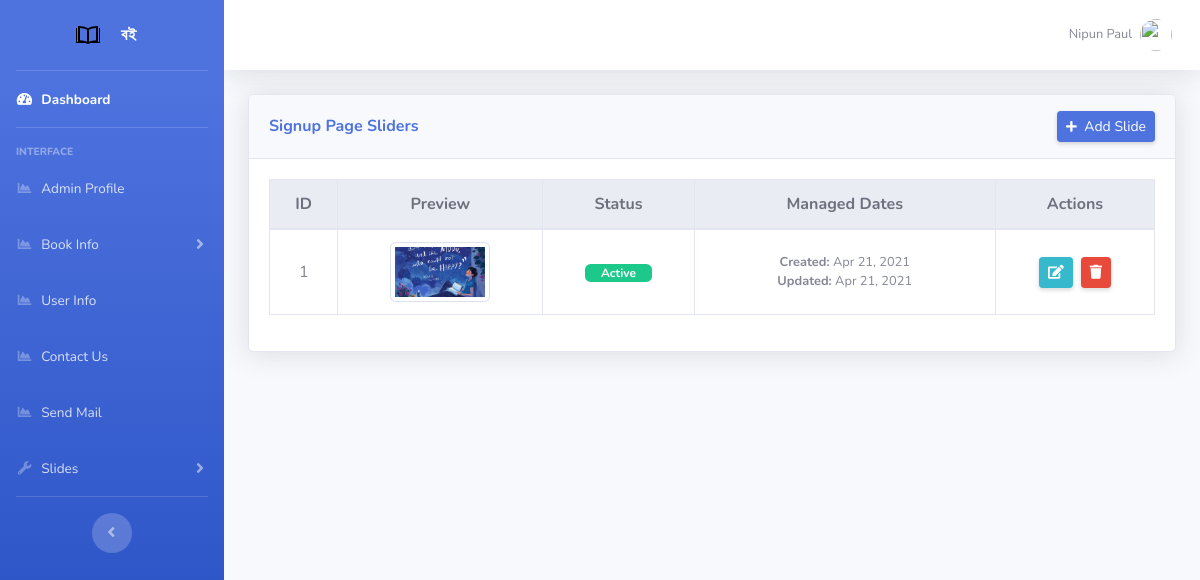
The app's page /admin/slider2.php (signed in) with its own data.
### tables this page shows
CREATE TABLE `slider2` (
  `slider_id` int(11) NOT NULL,
  `image` text NOT NULL,
  `status` int(11) NOT NULL,
  `created_date` datetime NOT NULL,
  `updated_date` datetime NOT NULL
);

### admin/slider2.php (the view, shortened to what this page needs)
<?php
include "includes/header.php";
include "includes/navbar.php";
include "../includes/config/dbconfig.php";
?>
<div class="container-fluid">
    <div class="card shadow mb-4">
        <div class="card-header py-3 d-flex justify-content-between align-items-center">
            <h6 class="m-0 font-weight-bold text-primary">Signup Page Sliders</h6>
            <button type="button" class="btn btn-sm btn-primary shadow-sm" data-toggle="modal" data-target="#addadminprofile">
                <i class="fas fa-plus fa-sm mr-1"></i> Add Slide
            </button>
        </div>
        <div class="card-body">
            <div class="table-responsive">
                <table class="table table-bordered table-hover text-center" id="dataTable" width="100%" cellspacing="0">
                    <thead class="thead-light">
                        <tr>
                            <th>ID</th>
                            <th>Preview</th>
                            <th>Status</th>
                            <th>Managed Dates</th>
                            <th>Actions</th>
                        </tr>
                    </thead>
                    <tbody>
                        <?php
                        $query = "SELECT * FROM slider2 ORDER BY slider_id DESC";
                        $query_run = mysqli_query($connection, $query);
                        if (mysqli_num_rows($query_run) > 0) {
                            while ($row = mysqli_fetch_assoc($query_run)) { ?>
                                <tr>
                                    <td class="align-middle"><?php echo $row["slider_id"]; ?></td>
                                    <td class="align-middle">
                                        <img src="../<?php echo htmlspecialchars($row["image"]); ?>"
                                             class="img-thumbnail" style="height: 60px; width: 100px; object-fit: cover;">
                                    </td>
                                    <td class="align-middle">
                                        <?php if($row["status"] == 1): ?>
                                            <span class="badge badge-success px-3">Active</span>
                                        <?php else: ?>
                                            <span class="badge badge-secondary px-3">Hidden</span>
                                        <?php endif; ?>
                                    </td>
                                    <td class="align-middle px-4">
                                        <div class="small"><strong>Created:</strong> <?php echo date("M j, Y", strtotime($row["created_date"])); ?></div>
                                        <div class="small text-muted"><strong>Updated:</strong> <?php echo date("M j, Y", strtotime($row["updated_date"])); ?></div>
                                    </td>
                                    <td class="align-middle">
                                        <div class="d-flex justify-content-center">
                                            <form action="slider2_edit.php" method="post" class="mr-2">
                                                <button type="submit" name="edit_btn_slider2" class="btn btn-sm btn-info shadow-sm" title="Edit">
                                                    <i class="fas fa-edit"></i>
                                                </button>
                                            </form>
                                            <form action="slider2.php" method="POST" onsubmit="return confirm('Are you sure you want to delete this slide?');">
                                                <button type="submit" name="delete" class="btn btn-sm btn-danger shadow-sm" title="Delete">
                                                    <i class="fas fa-trash"></i>
                                                </button>
                                            </form>
                                        </div>
                                    </td>
                                </tr>
                        <?php }
                        } else {
                            echo "<tr><td colspan='5' class='py-4'>No slider images found.</td></tr>";
                        } ?>
                    </tbody>
                </table>
            </div>
        </div>
    </div>
</div>
<?php
include "includes/footer.php";
?>

### records on screen
slider2: slider_id "1", image (picture), status "Active", created_date "Apr 21, 2021", updated_date "Apr 21, 2021"

### other values on screen
$_SESSION['admin_name'] "Nipun Paul"
